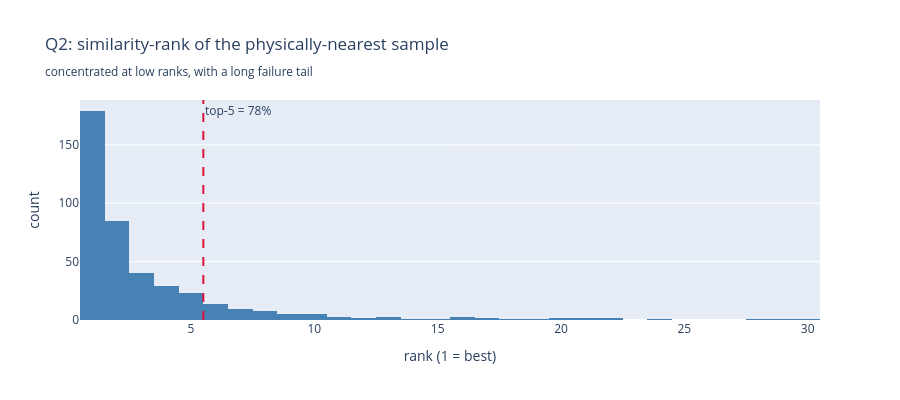

Notebook code cell kept with this figure:
### Code cell
# Distribution of that rank, pooled. Rank 1 = metric's top pick IS the true nearest position.
all_ranks = np.concatenate([rank_of_physical_nn(
    np.where(np.eye(len(m), dtype=bool), 1.0, similarity(m)), squareform(pdist(c)))[0]
    for _, m, c in SPEAKER_DATA.values()])
fig = go.Figure(go.Histogram(x=all_ranks, xbins=dict(start=0.5, end=30.5, size=1),
                             marker_color='steelblue'))
fig.add_vline(x=5.5, line=dict(dash='dash', color='crimson'),
              annotation_text=f'top-5 = {(all_ranks <= 5).mean():.0%}')
fig.update_layout(title='Q2: similarity-rank of the physically-nearest sample'
                        '<br><sub>concentrated at low ranks, with a long failure tail</sub>',
                  xaxis_title='rank (1 = best)', yaxis_title='count', height=400, width=900)
fig.show()

### Figure 1 — Plotly figure (JSON) as saved in the notebook; plotly's stock layout.template omitted (floating-point values rounded to 4 significant figures; data arrays with more than 128 entries replaced by an {"elided": "..."} marker saying what was removed)
{"data": [{"marker": {"color": "steelblue"}, "type": "histogram", "x": {"elided": "456 int values"}, "xbins": {"end": 30.5, "size": 1, "start": 0.5}}], "layout": {"annotations": [{"showarrow": false, "text": "top-5 = 78%", "x": 5.5, "xanchor": "left", "xref": "x", "y": 1, "yanchor": "top", "yref": "y domain"}], "height": 400, "shapes": [{"line": {"color": "crimson", "dash": "dash"}, "type": "line", "x0": 5.5, "x1": 5.5, "xref": "x", "y0": 0, "y1": 1, "yref": "y domain"}], "title": {"text": "Q2: similarity-rank of the physically-nearest sample<br><sub>concentrated at low ranks, with a long failure tail</sub>"}, "width": 900, "xaxis": {"title": {"text": "rank (1 = best)"}}, "yaxis": {"title": {"text": "count"}}}}
